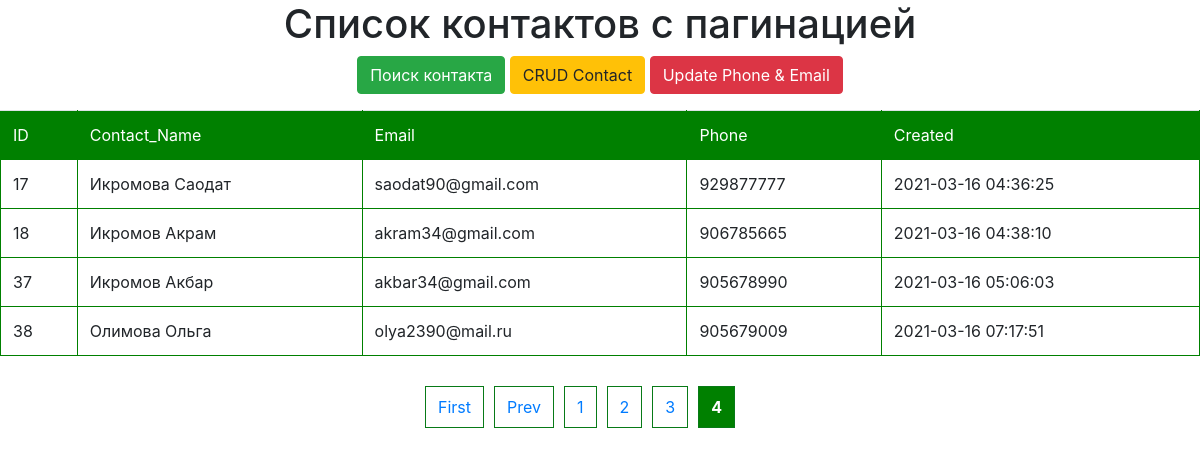
/?page=4, run on the app's committed database.
### tables this page shows
CREATE TABLE `contacts` (
  `id` int(11) NOT NULL,
  `c_name` varchar(127) NOT NULL,
  `picture` varchar(127) NOT NULL,
  `email` varchar(127) NOT NULL,
  `phone` varchar(127) NOT NULL,
  `created` datetime NOT NULL,
  `updated` datetime NOT NULL
);

### index.php (the view, shortened to what this page needs)
<?php
    $connect = mysqli_connect('localhost','root','','contact');
?>
<!DOCTYPE html>
<html lang="en">
<head>
    <link rel="stylesheet" href="styles/style.css">
    <link rel="stylesheet" href="styles/bootstrap.css">
</head>
<body>
    <h1 align="center">Список контактов с пагинацией</h1>
      <p align="center">
         <a href="search.php" class="btn btn-success">Поиск контакта</a>
         <a href="create_contact.php" class="btn btn-warning">CRUD Contact</a>
         <a href="create_contact_tel_email.php" class="btn btn-danger">Update Phone & Email</a>
      </p>
        <table class="table">
           <tr class="or">
                <td> ID </td>
                <td> Contact_Name </td>
                <td>Email </td>
                <td>Phone </td>
                <td>Created </td>
          </tr>
          <tr>
                <?php
                if (isset($_GET['page'])) {
                    $page = $_GET['page'];
                }
                else{
                    $page = 1;
                }
                if ($page == '' ||  $page == 1) {
                    $page1 = 0;
                }
                else{
                    $page1 = ($page*5)-5;
                }
                $sql = 'SELECT * FROM `contacts` ORDER BY id ASC LIMIT ' .$page1. ', 5 ';
                $data = $connect->query($sql);
                while($row = $data->fetch_assoc()){
                ?>
                    <td> <?php echo $row['id'] ?> </td>
                    <td> <?php echo $row['c_name'] ?> </td>
                    <td> <?php echo $row['email'] ?> </td>
                    <td> <?php echo $row['phone'] ?> </td>
                    <td> <?php echo $row['created'] ?> </td>
            </tr>
            <?php
                }
            ?>
        </table>
        <?php
         $sql = 'SELECT * FROM `contacts`';
         $data = $connect->query($sql);
         $records = $data->num_rows;
         $records_pages =  $records/5;
         $records_pages = ceil($records_pages);
         $prev = $page-1;
             echo '<div class="pagination">';
             if ($page >= 2) {
                echo '<li><a href="?page=1">First</a></li>';
             }
             if ($prev >= 1) {
                echo '<li><a href="?page='.$prev.'">Prev</a></li>';
             }
             if($records_pages >=2){
             for($r=1; $r <= $records_pages; $r++){
                 $active = $r == $page ? 'class="active"' : '';
                 echo '<li><a href="?page='.$r.'" '.$active.'>'.$r.'</a></li>';
               }
             }
         echo '</div>';
        ?>
</body>
</html>

### styles/style.css (style rules this page uses)
h1 { text-align:center; }
div { margin-left:35%; }
.pagination { margin-top:30px; }
.pagination li { display:inline-block; margin: 0 5px; }
.pagination li a { display:inline-block; padding: 8px 12px; border:1px solid rgb(8, 122, 23); }
.pagination li a.active { font-weight:bold; background:green; color: #FFF; }
.or:first-child { background-color: green; color: #FFF; }
table, tr, td, thead { border: 1px solid green; border-collapse: collapse; padding: 5px; }

### data on the page
contacts: id "17", c_name "Икромова Саодат", email "saodat90@gmail.com", phone "929877777", created "2021-03-16 04:36:25"
contacts: id "18", c_name "Икромов Акрам", email "akram34@gmail.com", phone "906785665", created "2021-03-16 04:38:10"
contacts: id "37", c_name "Икромов Акбар", email "akbar34@gmail.com", phone "905678990", created "2021-03-16 05:06:03"
contacts: id "38", c_name "Олимова Ольга", email "olya2390@mail.ru", phone "905679009", created "2021-03-16 07:17:51"
